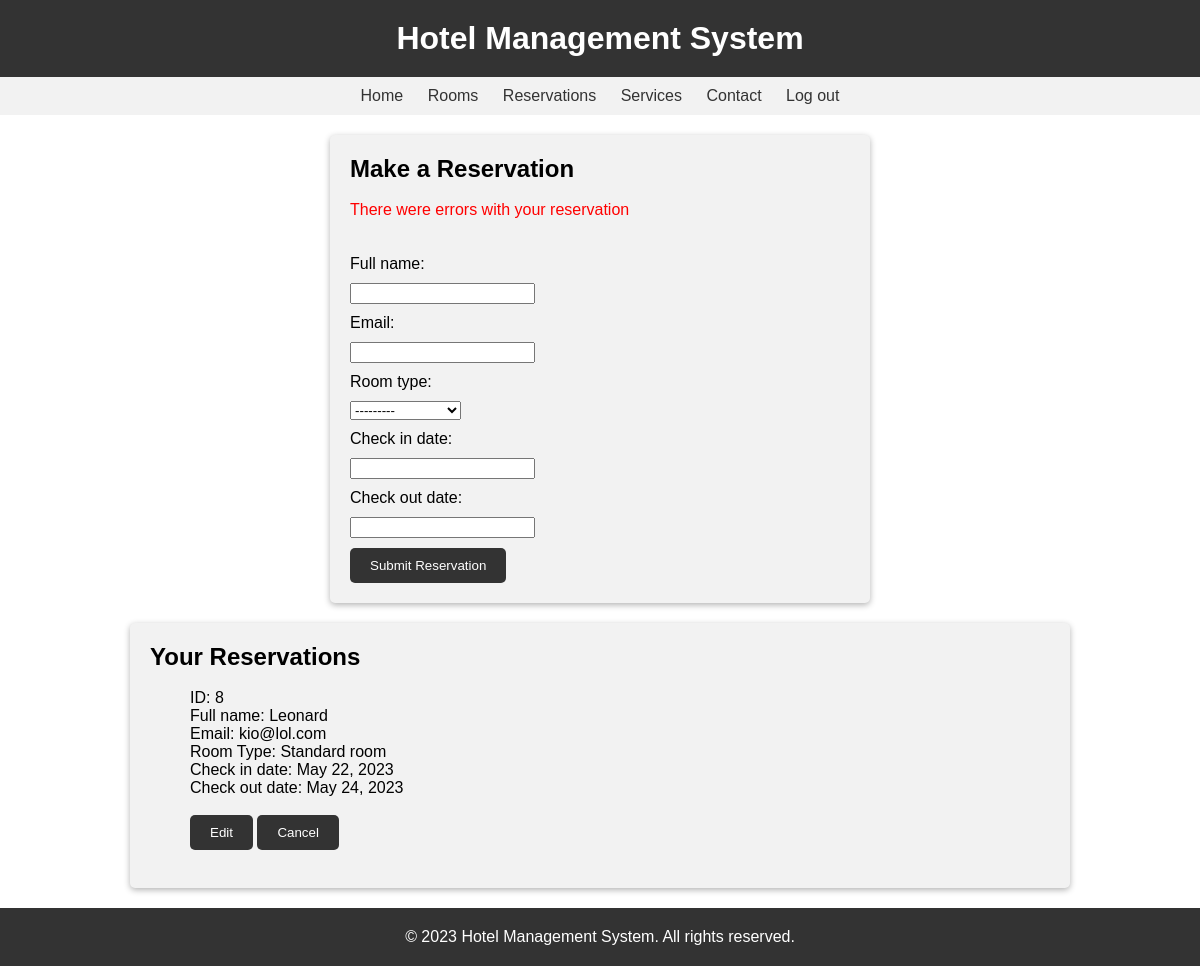
The app's page /reservations/ (signed in) with its own data.
### web_app_hotel_app/models.py (models this page shows, shortened)
class Reservations(models.Model):
    full_name = models.CharField(max_length=50)
    email = models.EmailField(max_length=254)
    CHOICES = (
        ('Deluxe room', 'Deluxe room'),
        ('Standard room', 'Standard room'),
        ('Suite', 'Suite'),
        ('Family room', 'Family room'),
    )
    room_type = models.CharField(max_length=50, choices = CHOICES)
    check_in_date = models.DateField(null=True)
    check_out_date = models.DateField()

### web_app_hotel_app/views.py (the view)
# urls.py: path('reservations/', views.reservations, name="reservations"),
def reservations(request):
    submitted = False
    if request.method == "POST":
        form = ReservationsForm(request.POST)
        if form.is_valid():
            form.save()
            return HttpResponseRedirect('/reservations?submitted=True')
    else:
        form = ReservationsForm
        if 'submitted' in request.GET:
            submitted = True
    made_reservations = Reservations.objects.all()
    return render(request, 'web_app_hotel_app/reservations.html', {'form':form, 'submitted':submitted, 'made_reservations':made_reservations})

### web_app_hotel_app/templates/web_app_hotel_app/reservations.html (shortened to what this page needs)
{% extends 'web_app_hotel_app/base.html' %}
{% load static %}
{% block css %}
<link rel="stylesheet" href="{% static 'css/reservations.css' %}" />
{% endblock %}
{% block content %}
    <div class="reservation-form">
      <h2>Make a Reservation</h2>
      <br />
      {% if submitted %}
      <p style="color: rgb(13, 255, 0);">Your reservation was made</p>
      {% else %}
      <p style="color: red;">There were errors with your reservation</p>
      {% endif %}
      <br/><br/>
      <form action="" method="POST">
        {{ form }}
        <button type="submit">Submit Reservation</button>
      </form>
    </div>
    <div class="made-reservations" style="
      max-width: 900px;
      margin: 20px auto;
      padding: 20px;
      background-color: #f2f2f2;
      border-radius: 5px;
      box-shadow: 0 2px 6px rgba(0, 0, 0, 0.3);
    ">
      <h2> Your Reservations </h2>
      <br />
      <div class="reservations-section">
        <div class="made-reservation">
          <ul style="list-style: none;">
          {% for Reservations in made_reservations  %}
            <li> ID: {{ Reservations.id }}</li>
            <li> Full name: {{ Reservations.full_name }}</li>
            <li> Email: {{ Reservations.email }}</li>
            <li> Room Type: {{ Reservations.room_type }}</li>
            <li> Check in date: {{ Reservations.check_in_date }}</li>
            <li> Check out date: {{ Reservations.check_out_date }}</li>
            <br />
            <button>Edit</button>
            <button>Cancel</button>
            <br /><br />
          {% endfor %}
          </ul>
        </div>
      </div>
    </div>
{% endblock %}

### web_app_hotel_app/static/css/all.css (style rules this page uses)
:root { --bg-color: #333; }
* { font-family: Arial, Helvetica, sans-serif; margin: 0; }
body { width: 100%; height: 100%; margin: 0; padding: 0; }
button { padding: 10px 20px; background-color: var(--bg-color); color: white; border: none; border-radius: 5px; cursor: pointer; }

### web_app_hotel_app/static/css/reservations.css (style rules this page uses)
.reservation-form { max-width: 500px; margin: 20px auto; padding: 20px; background-color: #f2f2f2; border-radius: 5px; box-shadow: 0 2px 6px rgba(0, 0, 0, 0.3); }
.reservation-form label, .reservation-form input, .reservation-form select { display: block; margin-bottom: 10px; }

### records on screen
Reservations: id "8", full_name "Leonard", email "kio@lol.com", room_type "Standard room", check_in_date "May 22, 2023", check_out_date "May 24, 2023"
